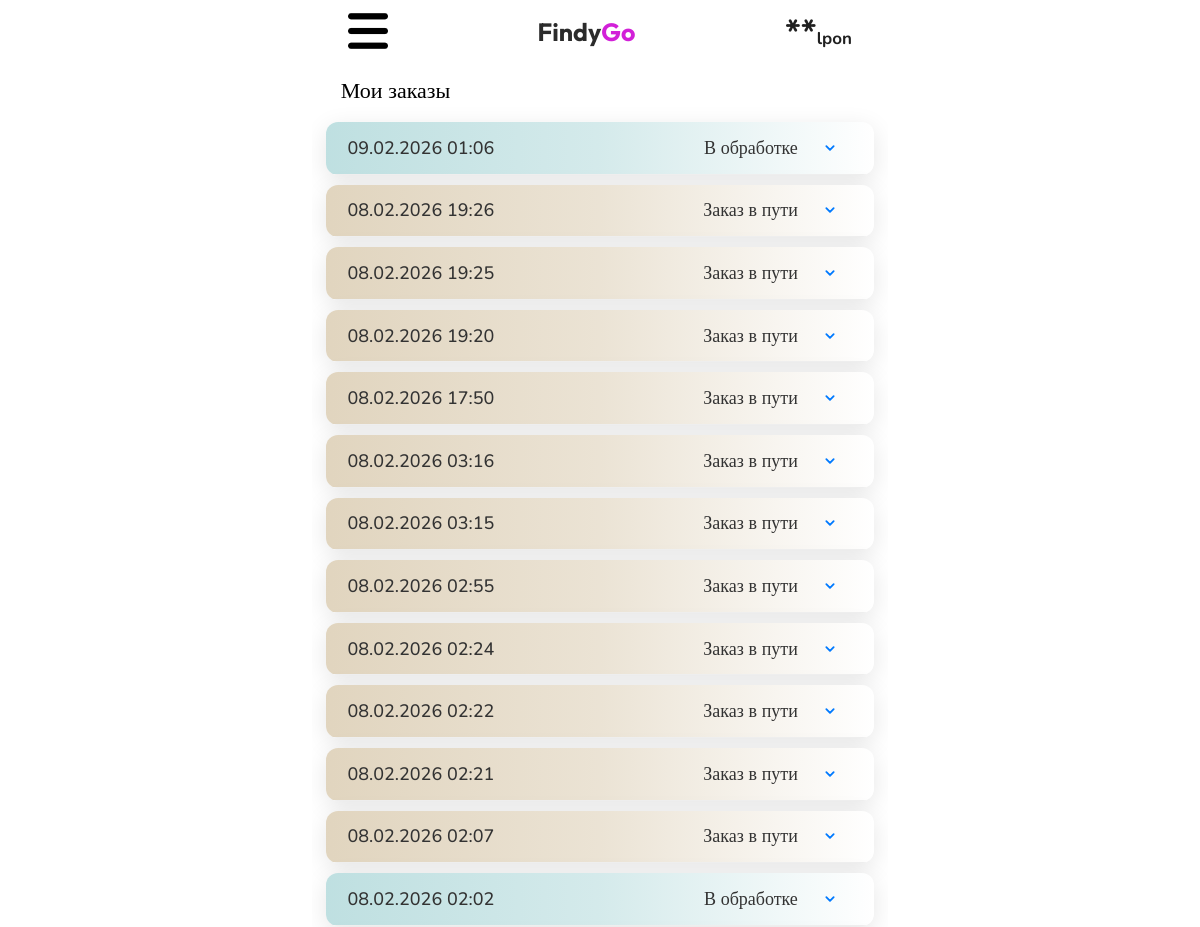
Page /my-orders/ (signed in, upper part) on the earlier database version.
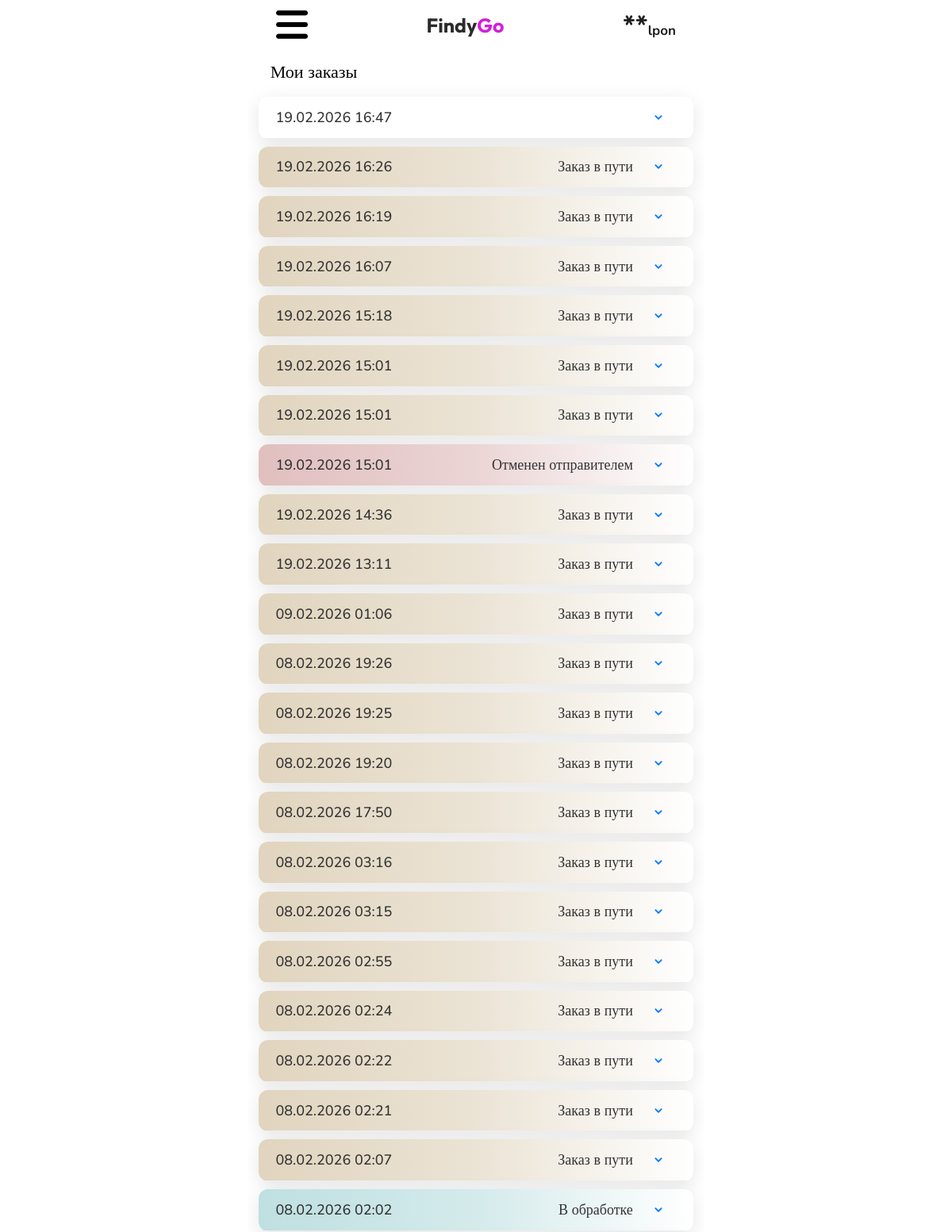
Same page on the later database version.
### basis/models.py (models this page shows, shortened)
class Order(models.Model):
    ORDER_STATUS_CHOICES = [
        ('in_progress', 'В процессе'),
        ('accept', 'Принято'),
        ('completed', 'Успешно'),
        ('cancelled', 'Отменен'),
    ]
    ORDER_PAYMENT_STATUS = [
        ('Online', 'Онлайн'),
        ('Offline', 'Наличными'),
    ]
    ORDER_DELIVERY_STATUS = [
        ('Delivery', 'Доставка курьером'),
        ('Pickup', 'Самовывоз'),
    ]
    COURIER_STATUS = [
        ('expectation', 'Ожидание'),
        ('called', 'Вызываем курьера'),
        ('pick_up', 'Забирает заказ'),
        ('on_the_way', 'В пути'),
        ('delivered', 'Доставлено'),
        ('canceled', 'Отменено'),
    ]
    DELIVERY_RESULT_CHOICES = [
        ('none', 'Не выбран'),
        ('success', 'Завершен успешно'),
        ('failed', 'Заказ не приехал'),
    ]
    user = models.ForeignKey(settings.AUTH_USER_MODEL, on_delete=models.CASCADE)
    delivery_result = models.CharField(max_length=20, choices=DELIVERY_RESULT_CHOICES, default='none')
    courier_first_name = models.CharField(max_length=15, blank=True)
    courier_last_name = models.CharField(max_length=15, blank=True)
    courier_tel_number = models.CharField(max_length=15, blank=True)
    courier_car = models.CharField(max_length=40, blank=True)
    courier_car_number = models.CharField(max_length=15, blank=True)
    courier_status = models.CharField(max_length=30, choices=COURIER_STATUS, default='expectation')
    order_number = models.CharField(max_length=255, unique=True)
    total_amount = models.DecimalField(max_digits=10, decimal_places=2)
    order_user_name = models.CharField(max_length=100)
    user_name = models.CharField(max_length=255)
    created_at = models.DateTimeField(default=timezone.now)
    order_details = models.TextField()
    status = models.CharField(max_length=20, choices=ORDER_STATUS_CHOICES, default='in_progress')
    order_tel_number = models.CharField(max_length=14)
    order_adsress = models.CharField(max_length=100)
    order_bank_check = models.ImageField(upload_to=order_bank_check_path, blank=True, null=True)
    order_payment_status = models.CharField(max_length=100)
    order_delivery_status = models.CharField(max_length=100)
    order_city = models.CharField(max_length=14, blank=True)

### my_orders/views.py (the view)
# urls.py: path('my-orders/', my_orders, name='my_orders'),
def my_orders(request):
    phone = request.GET.get('phone') or request.user.user_phone_number  # ищем по телефону
    orders = Order.objects.filter(order_tel_number=phone).order_by('-created_at')
    return render(request, 'my_orders/my_orders.html', {'orders': orders})

### templates/my_orders/my_orders.html (shortened to what this page needs)
{% extends 'basis/basis.html' %}
{% load humanize %}
{% block linkcss %}
<link rel="stylesheet" href="/static/css/my_orders.css">
{% endblock %}
{% block main %}
<h2 class="order-title">Мои заказы</h2>
<div class="orders-page">
    {% if orders %}
    {% for order in orders %}
    <div class="order_accordion">
        <div class="order_accordion-item {% if order.delivery_result == 'success' %}order-success{% elif order.delivery_result == 'failed' %}order-failed{% else %}{% if order.status == 'in_progress' %}order-progress{% elif order.status == 'completed' %}order-onway{% elif order.status == 'cancelled' %}order-cancelled{% endif %}{% endif %}" data-order-id="{{ order.id }}">
            <label class="order_accordion-header" for="order{{ forloop.counter }}">
                <h3 class="order_accordion_date">{{ order.created_at|date:"d.m.Y H:i" }}</h3>
                <h3 class="order_accordion_title">
                    {% if order.delivery_result == "success" %}
                    Завершен
                    {% elif order.delivery_result == "failed" %}
                    Заказ не приехал
                    {% else %}
                    {% if order.status == "in_progress" %}
                    В обработке
                    {% elif order.status == "completed" %}
                    Заказ в пути
                    {% elif order.status == "cancelled" %}
                    Отменен отправителем
                    {% endif %}
                    {% endif %}
                </h3>
                <svg class="arrow" viewBox="0 0 24 24">
                    <path d="M8 10l4 4 4-4" stroke="currentColor" stroke-width="2" fill="none" stroke-linecap="round"
                        stroke-linejoin="round" />
                </svg>
            </label>
        </div>
    </div>
    {% endfor %}
    {% else %}
    <p>У вас пока нет заказов.</p>
    {% endif %}
</div>
{% endblock %}

Differences in the rows shown:
added Order: created_at "19.02.2026 16:47", status "accept" (drawn)
added Order: created_at "19.02.2026 16:26", delivery_result "Заказ в пути"
added Order: created_at "19.02.2026 16:19", delivery_result "Заказ в пути"
added Order: created_at "19.02.2026 16:07", delivery_result "Заказ в пути"
added Order: created_at "19.02.2026 15:18", delivery_result "Заказ в пути"
added Order: created_at "19.02.2026 15:01", delivery_result "Заказ в пути"
added Order: created_at "19.02.2026 15:01", delivery_result "Заказ в пути"
added Order: created_at "19.02.2026 15:01", delivery_result "Отменен отправителем", status "cancelled" (drawn)
added Order: created_at "19.02.2026 14:36", delivery_result "Заказ в пути"
now on this page (row edited): Order: created_at "19.02.2026 13:11", delivery_result "Заказ в пути"
changed Order (number 11 of 23 on the later page): status "В обработке" → "Заказ в пути"
